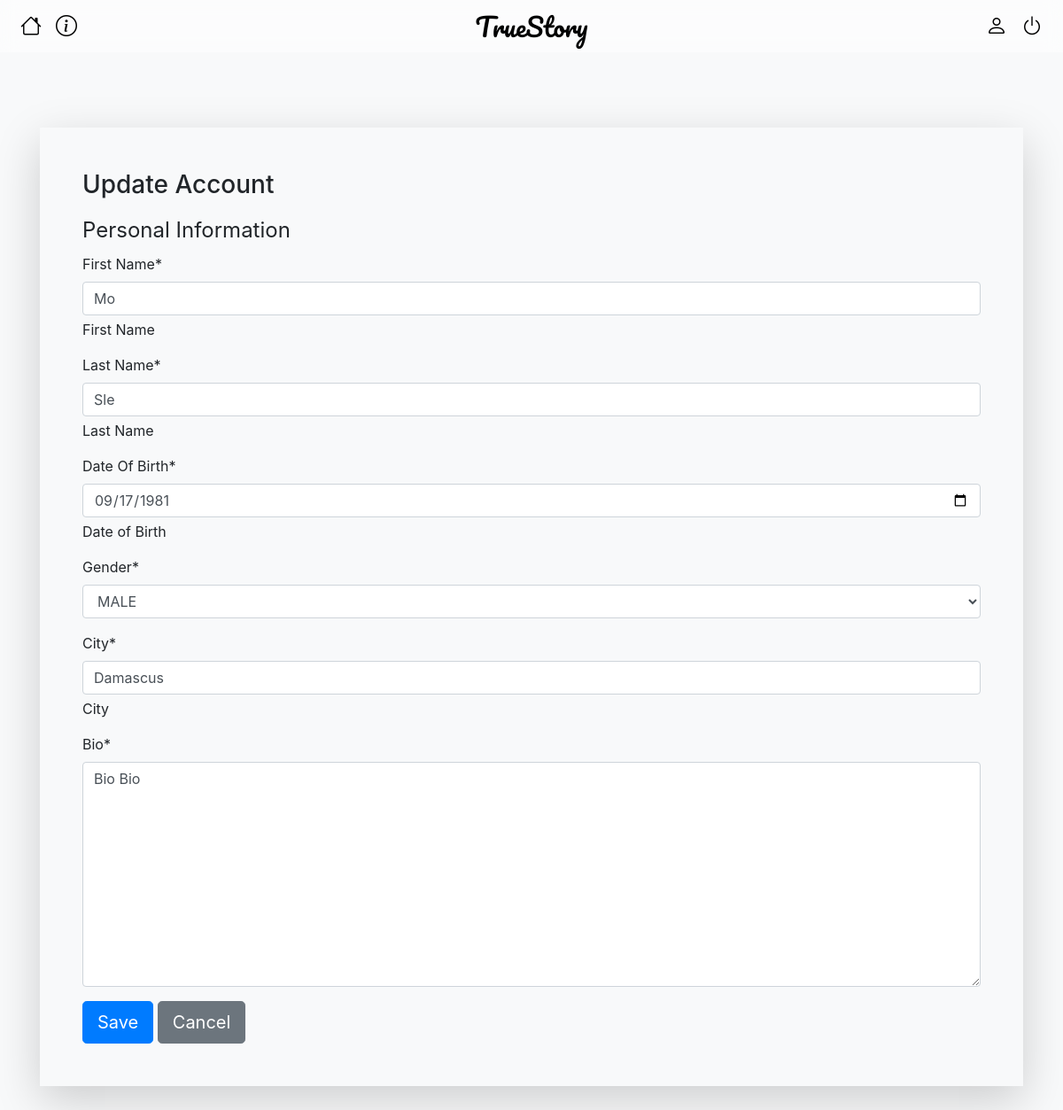
The page /account/1/update/0 (signed in) on the database as committed earlier.
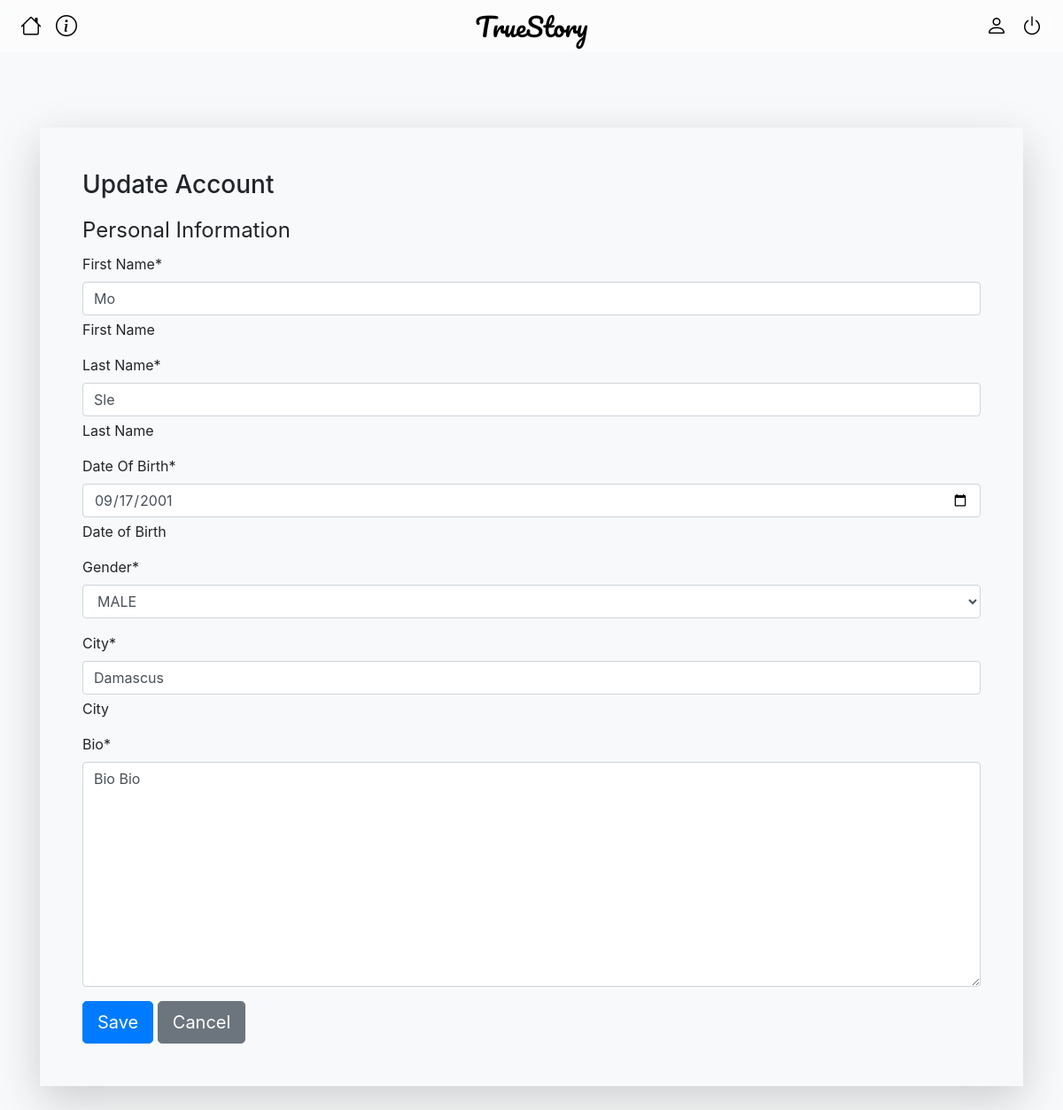
The same page on the database as committed later.
### mainapp/models.py (models this page shows, shortened)
class Account(models.Model):
    user = models.OneToOneField(CustomUser, on_delete=models.CASCADE, primary_key=True)
    first_name = models.CharField("First Name", max_length=100)
    last_name = models.CharField("Last Name", max_length=100)
    date_of_birth = models.DateField("Date Of Birth",)
    gender = models.CharField("Gender", max_length=8, choices=[("MALE", "MALE"), ("FEMALE", "FEMALE")])
    city = models.CharField("City", max_length=50)
    bio = models.TextField("Bio", max_length=1000)
    last_api_call = models.DateTimeField(null=True, blank=True)

### mainapp/views/account.py (the view, shortened to what this page needs)
class AccountUpdateView(LoginRequiredMixin, UserPassesTestMixin, UpdateView):
    model = Account
    form_class = AccountUpdateForm
    template_name = 'mainapp/account/account_update.html'
    def test_func(self):
        return self.get_object().user.id == self.request.user.id

### mainapp/forms/account.py
class AccountUpdateForm(AccountBaseForm):
    class Meta(AccountBaseForm.Meta):
        model = Account
    def __init__(self, *args, **kwargs):
        super(AccountUpdateForm, self).__init__(*args, **kwargs)
        self.helper = FormHelper()
        cancel_url = reverse('account_detail', kwargs={'pk': self.instance.pk})
        self.helper.layout = Layout(
            Fieldset(
                "Personal Information",
                "first_name",
                "last_name",
                "date_of_birth",
                "gender",
                "city",
                "bio",
            ),
             ButtonHolder(
                Submit("submit", "Save", css_class="btn-primary btn-lg"),
                HTML(f'<a class="btn btn-secondary btn-lg" href="{cancel_url}">Cancel</a>')
            ),
        )

### mainapp/templates/mainapp/account/account_update.html
{% extends "mainapp/bases/update_form_base.html" %}
{% block h2 %}Update Account{% endblock %}

### mainapp/templates/mainapp/bases/update_form_base.html (shortened to what this page needs)
{% extends "base.html" %}
{% load crispy_forms_tags %}
{% block content %}
<div class="container mt-5 shadow-lg bg-light p-5">
    <h3 class="mb-3">{%block h2%}h2 block{%endblock%}</h3>
    {% crispy form %}
</div>
{% endblock %}

Rows that differ between the two databases and show on the page:
changed Account "Mo": date_of_birth "09/17/1981" → "09/17/2001"
